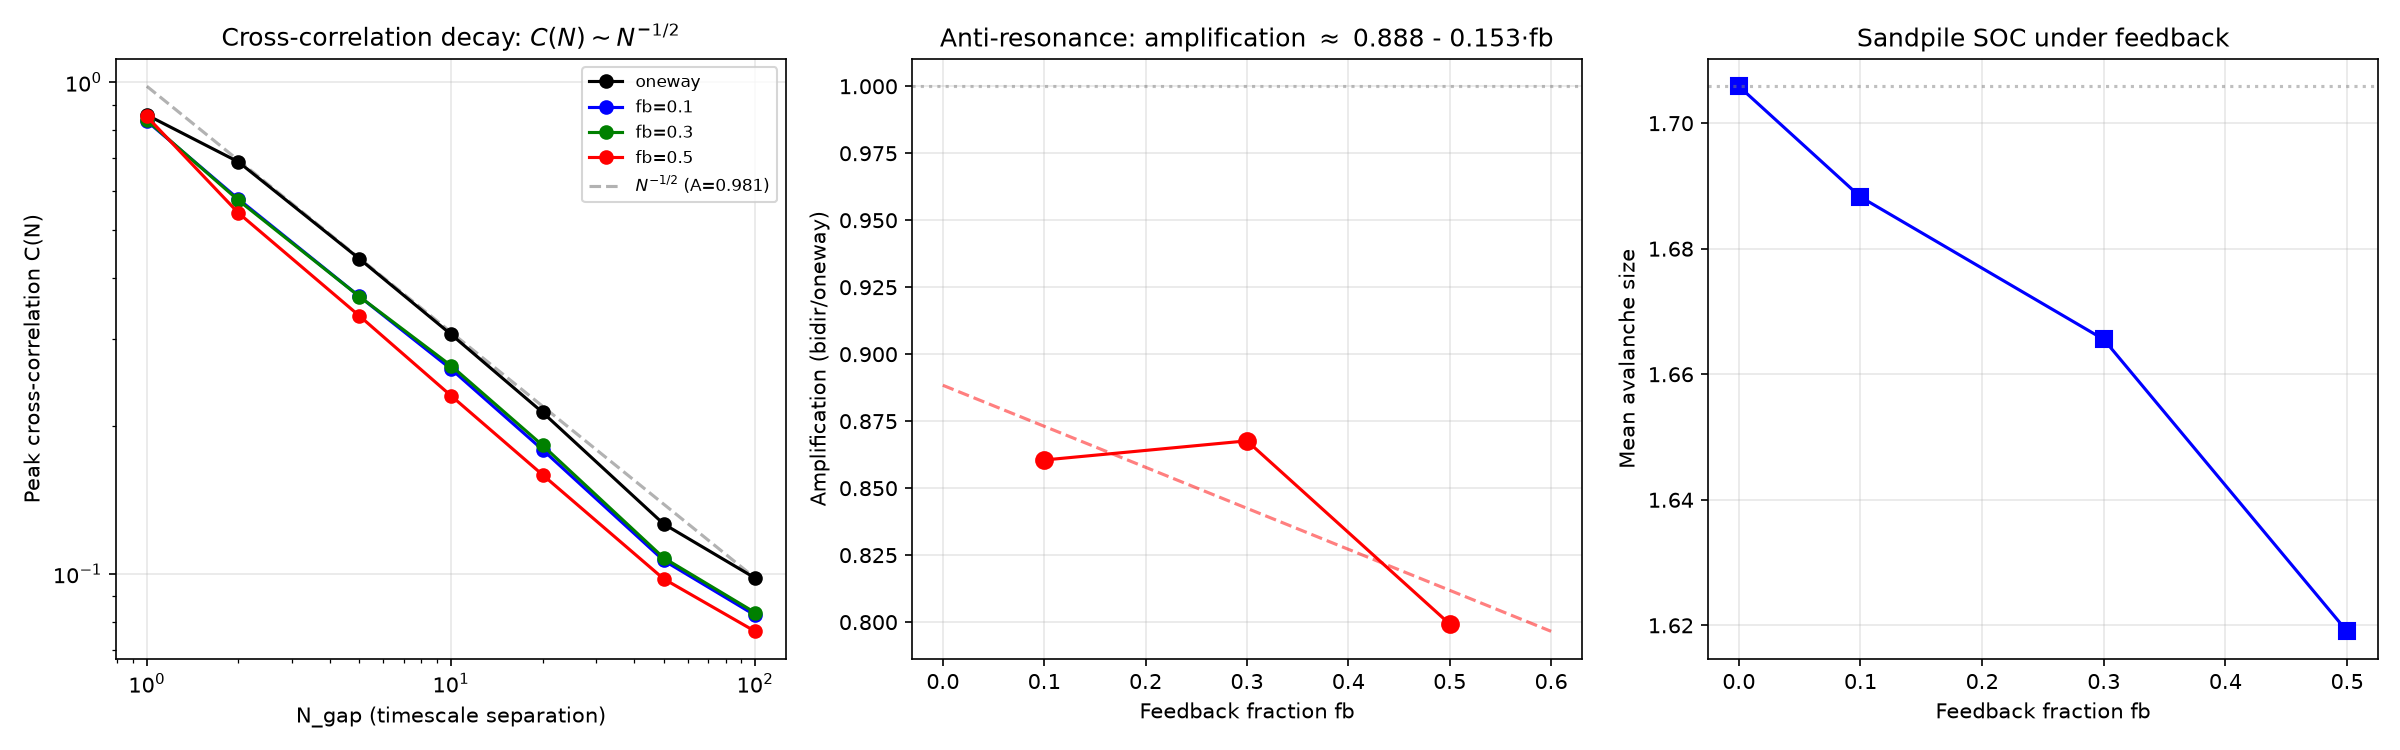

This chart was generated by the following Python code:
"""
R28 Power-law analysis: Is the cross-correlation C(N) vs N_gap 
following C(N) ~ A * N^(-1/2)? (Diffusive decorrelation signature)
Also: how does the anti-resonance (amplification < 1) scale with feedback fraction?
"""
import numpy as np
import json
import matplotlib
matplotlib.use('Agg')
import matplotlib.pyplot as plt
from scipy.optimize import curve_fit

# Load R28 data
with open('world_c_results/r28_bidirectional_results.json') as f:
    data = json.load(f)

# Extract by feedback fraction
fbs = sorted(set(d['feedback_frac'] for d in data))
Ns = sorted(set(d['N_gap'] for d in data))

print("=== R28 Power-law Analysis ===\n")

# ---- 1. Test C(N) ~ A * N^(-alpha) for oneway (fb=0) ----
oneway = [d for d in data if d['feedback_frac'] == 0.0]
N_arr = np.array([d['N_gap'] for d in oneway])
C_arr = np.array([d['peak_cross_corr'] for d in oneway])

# Log-log fit for power law (exclude N=1 which may be in a different regime)
mask = N_arr >= 2
log_N = np.log(N_arr[mask].astype(float))
log_C = np.log(C_arr[mask])
slope, intercept = np.polyfit(log_N, log_C, 1)
alpha = -slope
A = np.exp(intercept)

print(f"Oneway (fb=0): C(N) = {A:.4f} * N^(-{alpha:.4f})")
print(f"  Expected if diffusive: alpha = 0.500")
print(f"  R² = {np.corrcoef(log_N, log_C)[0,1]**2:.6f}")
print()

# Predicted vs actual
print(f"  {'N':>5s}  {'C_obs':>8s}  {'C_pred':>8s}  {'ratio':>6s}")
for n, c in zip(N_arr, C_arr):
    cpred = A * n**(-alpha)
    print(f"  {n:5d}  {c:8.4f}  {cpred:8.4f}  {c/cpred:6.3f}")

print()

# ---- 2. Test N^(-1/2) specifically ----
A_half = C_arr[-1] * N_arr[-1]**0.5  # normalize to N=100
print(f"Fixed alpha=0.5: C(N) = {A_half:.4f} * N^(-0.500)")
print(f"  {'N':>5s}  {'C_obs':>8s}  {'C_pred':>8s}  {'ratio':>6s}")
for n, c in zip(N_arr, C_arr):
    cpred = A_half * n**(-0.5)
    print(f"  {n:5d}  {c:8.4f}  {cpred:8.4f}  {c/cpred:6.3f}")
print()

# ---- 3. Anti-resonance: amplification vs feedback fraction ----
print("=== Anti-Resonance Scaling ===\n")
print(f"  {'fb':>5s}  {'N':>5s}  {'C_oneway':>10s}  {'C_bidir':>10s}  {'amplif':>8s}")

# For each fb, compute mean amplification
fb_amplifs = {}
for fb in fbs:
    if fb == 0.0:
        continue
    amplifs = []
    for n in Ns:
        c_ow = next(d for d in data if d['feedback_frac'] == 0.0 and d['N_gap'] == n)['peak_cross_corr']
        c_bi = next(d for d in data if d['feedback_frac'] == fb and d['N_gap'] == n)['peak_cross_corr']
        amp = c_bi / c_ow
        amplifs.append(amp)
        if n in [1, 10, 100]:
            print(f"  {fb:5.2f}  {n:5d}  {c_ow:10.4f}  {c_bi:10.4f}  {amp:8.4f}")
    fb_amplifs[fb] = np.mean(amplifs)
    
print(f"\n  Mean amplification by fb:")
for fb, amp in sorted(fb_amplifs.items()):
    print(f"    fb={fb:.2f}: amplification={amp:.4f}  (suppression={1-amp:.4f})")

# ---- 4. Test: amplification ~ 1 - k*fb ? ----
fb_vals = np.array(sorted(fb_amplifs.keys()))
amp_vals = np.array([fb_amplifs[fb] for fb in fb_vals])
slope_fb, intercept_fb = np.polyfit(fb_vals, amp_vals, 1)
print(f"\n  Linear fit: amplification = {intercept_fb:.4f} + ({slope_fb:.4f}) * fb")
print(f"  → suppression = k * fb, k = {-slope_fb:.4f}")
print(f"  → extrapolation to fb=1: amplification = {intercept_fb + slope_fb:.4f}")

# ---- 5. Avalanche size changes ----
print("\n=== Sandpile SOC Statistics ===\n")
print(f"  {'fb':>5s}  {'mean_aval':>10s}  {'delta':>8s}")
base_aval = next(d for d in data if d['feedback_frac'] == 0.0 and d['N_gap'] == 1)['mean_avalanche']
for fb in sorted(fbs):
    aval = next(d for d in data if d['feedback_frac'] == fb and d['N_gap'] == 1)['mean_avalanche']
    print(f"  {fb:5.2f}  {aval:10.4f}  {aval-base_aval:8.4f}")

# ---- 6. Plot ----
fig, axes = plt.subplots(1, 3, figsize=(16, 5))

# Panel 1: C(N) vs N on log-log
ax = axes[0]
colors = {0.0: 'black', 0.1: 'blue', 0.3: 'green', 0.5: 'red'}
labels = {0.0: 'oneway', 0.1: 'fb=0.1', 0.3: 'fb=0.3', 0.5: 'fb=0.5'}
for fb in sorted(fbs):
    d_fb = [d for d in data if d['feedback_frac'] == fb]
    ns = np.array([d['N_gap'] for d in d_fb])
    cs = np.array([d['peak_cross_corr'] for d in d_fb])
    ax.plot(ns, cs, 'o-', color=colors.get(fb, 'gray'), label=labels.get(fb, f'fb={fb}'))
# Power law reference
ns_ref = np.logspace(0, 2, 100)
ax.plot(ns_ref, A_half * ns_ref**(-0.5), 'k--', alpha=0.3, label=f'$N^{{-1/2}}$ (A={A_half:.3f})')
ax.set_xscale('log')
ax.set_yscale('log')
ax.set_xlabel('N_gap (timescale separation)')
ax.set_ylabel('Peak cross-correlation C(N)')
ax.set_title('Cross-correlation decay: $C(N) \\sim N^{-1/2}$')
ax.legend(fontsize=8)
ax.grid(True, alpha=0.3)

# Panel 2: Amplification vs fb
ax = axes[1]
ax.plot(fb_vals, amp_vals, 'ro-', markersize=8)
ax.plot([0, 0.6], [intercept_fb, intercept_fb + slope_fb*0.6], 'r--', alpha=0.5)
ax.axhline(1.0, color='gray', linestyle=':', alpha=0.5)
ax.set_xlabel('Feedback fraction fb')
ax.set_ylabel('Amplification (bidir/oneway)')
ax.set_title(f'Anti-resonance: amplification $\\approx$ {intercept_fb:.3f} - {-slope_fb:.3f}·fb')
ax.grid(True, alpha=0.3)

# Panel 3: Avalanche size vs fb
ax = axes[2]
fb_all = sorted(fbs)
avals = [next(d for d in data if d['feedback_frac'] == fb and d['N_gap'] == 1)['mean_avalanche'] for fb in fb_all]
ax.plot(fb_all, avals, 'bs-', markersize=8)
ax.axhline(base_aval, color='gray', linestyle=':', alpha=0.5)
ax.set_xlabel('Feedback fraction fb')
ax.set_ylabel('Mean avalanche size')
ax.set_title('Sandpile SOC under feedback')
ax.grid(True, alpha=0.3)

plt.tight_layout()
plt.savefig('r28_powerlaw_analysis.png', dpi=150)
print("\nSaved r28_powerlaw_analysis.png")
